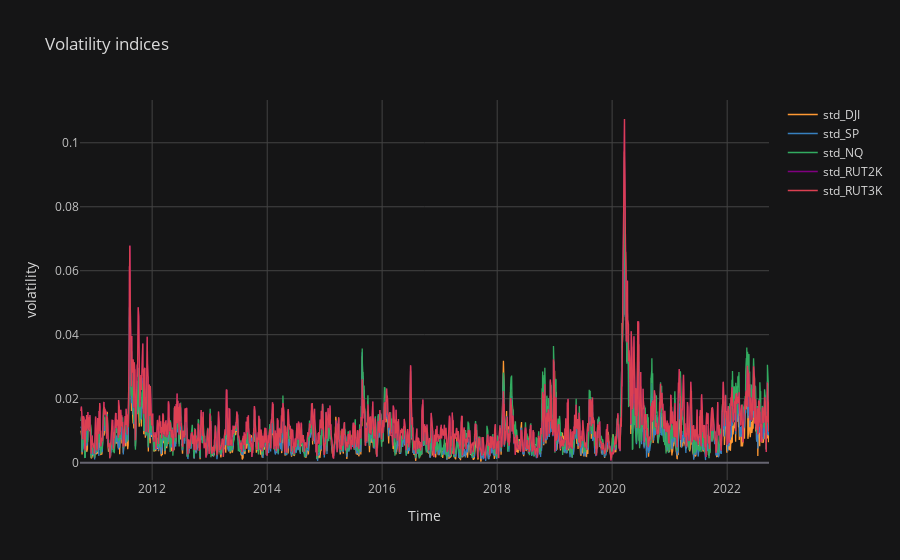

Notebook cell for this chart:
### Code cell
# plot volatility of indices
df_indices[["std_DJI","std_SP","std_NQ","std_RUT2K","std_RUT3K"]].iplot(title="Volatility indices",
                                                                           xTitle="Time",
                                                                           yTitle="volatility",
                                                                           theme= "solar")

### Figure 1 — Plotly figure (JSON) as saved in the notebook; plotly's stock layout.template omitted (floating-point values rounded to 4 significant figures; data arrays with more than 128 entries replaced by an {"elided": "..."} marker saying what was removed)
{"data": [{"line": {"color": "rgba(255, 153, 51, 1.0)", "dash": "solid", "shape": "linear", "width": 1.3}, "mode": "lines", "name": "std_DJI", "text": "", "type": "scatter", "x": {"elided": "3029 str values"}, "y": {"elided": "3029 mixed values"}}, {"line": {"color": "rgba(55, 128, 191, 1.0)", "dash": "solid", "shape": "linear", "width": 1.3}, "mode": "lines", "name": "std_SP", "text": "", "type": "scatter", "x": {"elided": "3029 str values"}, "y": {"elided": "3029 mixed values"}}, {"line": {"color": "rgba(50, 171, 96, 1.0)", "dash": "solid", "shape": "linear", "width": 1.3}, "mode": "lines", "name": "std_NQ", "text": "", "type": "scatter", "x": {"elided": "3029 str values"}, "y": {"elided": "3029 mixed values"}}, {"line": {"color": "rgba(128, 0, 128, 1.0)", "dash": "solid", "shape": "linear", "width": 1.3}, "mode": "lines", "name": "std_RUT2K", "text": "", "type": "scatter", "x": {"elided": "3029 str values"}, "y": {"elided": "3029 mixed values"}}, {"line": {"color": "rgba(219, 64, 82, 1.0)", "dash": "solid", "shape": "linear", "width": 1.3}, "mode": "lines", "name": "std_RUT3K", "text": "", "type": "scatter", "x": {"elided": "3029 str values"}, "y": {"elided": "3029 mixed values"}}], "layout": {"legend": {"bgcolor": "#151516", "font": {"color": "#D9D9D9"}}, "paper_bgcolor": "#151516", "plot_bgcolor": "#151516", "title": {"font": {"color": "#D9D9D9"}, "text": "Volatility indices"}, "xaxis": {"gridcolor": "#434343", "showgrid": true, "tickfont": {"color": "#C2C2C2"}, "title": {"font": {"color": "#D9D9D9"}, "text": "Time"}, "zerolinecolor": "#666570"}, "yaxis": {"gridcolor": "#434343", "showgrid": true, "tickfont": {"color": "#C2C2C2"}, "title": {"font": {"color": "#D9D9D9"}, "text": "volatility"}, "zerolinecolor": "#666570"}}}
